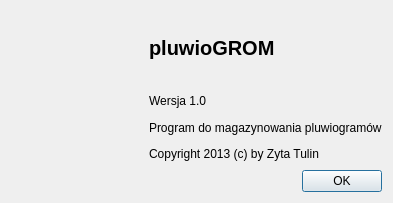
<?xml version="1.0" encoding="UTF-8"?>
<ui version="4.0">
 <class>aboutDialog</class>
 <widget class="QDialog" name="aboutDialog">
  <property name="geometry">
   <rect>
    <x>0</x>
    <y>0</y>
    <width>393</width>
    <height>203</height>
   </rect>
  </property>
  <property name="minimumSize">
   <size>
    <width>393</width>
    <height>203</height>
   </size>
  </property>
  <property name="maximumSize">
   <size>
    <width>393</width>
    <height>203</height>
   </size>
  </property>
  <property name="windowTitle">
   <string>O programie...</string>
  </property>
  <layout class="QVBoxLayout" name="verticalLayout_3">
   <item>
    <layout class="QHBoxLayout" name="horizontalLayout">
     <item>
      <widget class="QLabel" name="label">
       <property name="text">
        <string/>
       </property>
       <property name="pixmap">
        <pixmap resource="resources.qrc">:/Logo/lightning-icon.png</pixmap>
       </property>
      </widget>
     </item>
     <item>
      <layout class="QVBoxLayout" name="verticalLayout_2">
       <item>
        <widget class="QLabel" name="label_2">
         <property name="font">
          <font>
           <pointsize>15</pointsize>
           <weight>75</weight>
           <bold>true</bold>
          </font>
         </property>
         <property name="text">
          <string>pluwioGROM</string>
         </property>
        </widget>
       </item>
       <item>
        <layout class="QVBoxLayout" name="verticalLayout">
         <item>
          <widget class="QLabel" name="label_3">
           <property name="text">
            <string>Wersja 1.0</string>
           </property>
          </widget>
         </item>
         <item>
          <widget class="QLabel" name="label_4">
           <property name="text">
            <string>Program do magazynowania pluwiogramów</string>
           </property>
          </widget>
         </item>
         <item>
          <widget class="QLabel" name="label_5">
           <property name="text">
            <string>Copyright 2013 (c) by Zyta Tulin </string>
           </property>
          </widget>
         </item>
        </layout>
       </item>
      </layout>
     </item>
    </layout>
   </item>
   <item>
    <widget class="QDialogButtonBox" name="buttonBox">
     <property name="orientation">
      <enum>Qt::Horizontal</enum>
     </property>
     <property name="standardButtons">
      <set>QDialogButtonBox::Ok</set>
     </property>
    </widget>
   </item>
  </layout>
 </widget>
 <resources>
  <include location="resources.qrc"/>
 </resources>
 <connections>
  <connection>
   <sender>buttonBox</sender>
   <signal>accepted()</signal>
   <receiver>aboutDialog</receiver>
   <slot>accept()</slot>
   <hints>
    <hint type="sourcelabel">
     <x>248</x>
     <y>254</y>
    </hint>
    <hint type="destinationlabel">
     <x>157</x>
     <y>274</y>
    </hint>
   </hints>
  </connection>
  <connection>
   <sender>buttonBox</sender>
   <signal>rejected()</signal>
   <receiver>aboutDialog</receiver>
   <slot>reject()</slot>
   <hints>
    <hint type="sourcelabel">
     <x>316</x>
     <y>260</y>
    </hint>
    <hint type="destinationlabel">
     <x>286</x>
     <y>274</y>
    </hint>
   </hints>
  </connection>
 </connections>
</ui>
